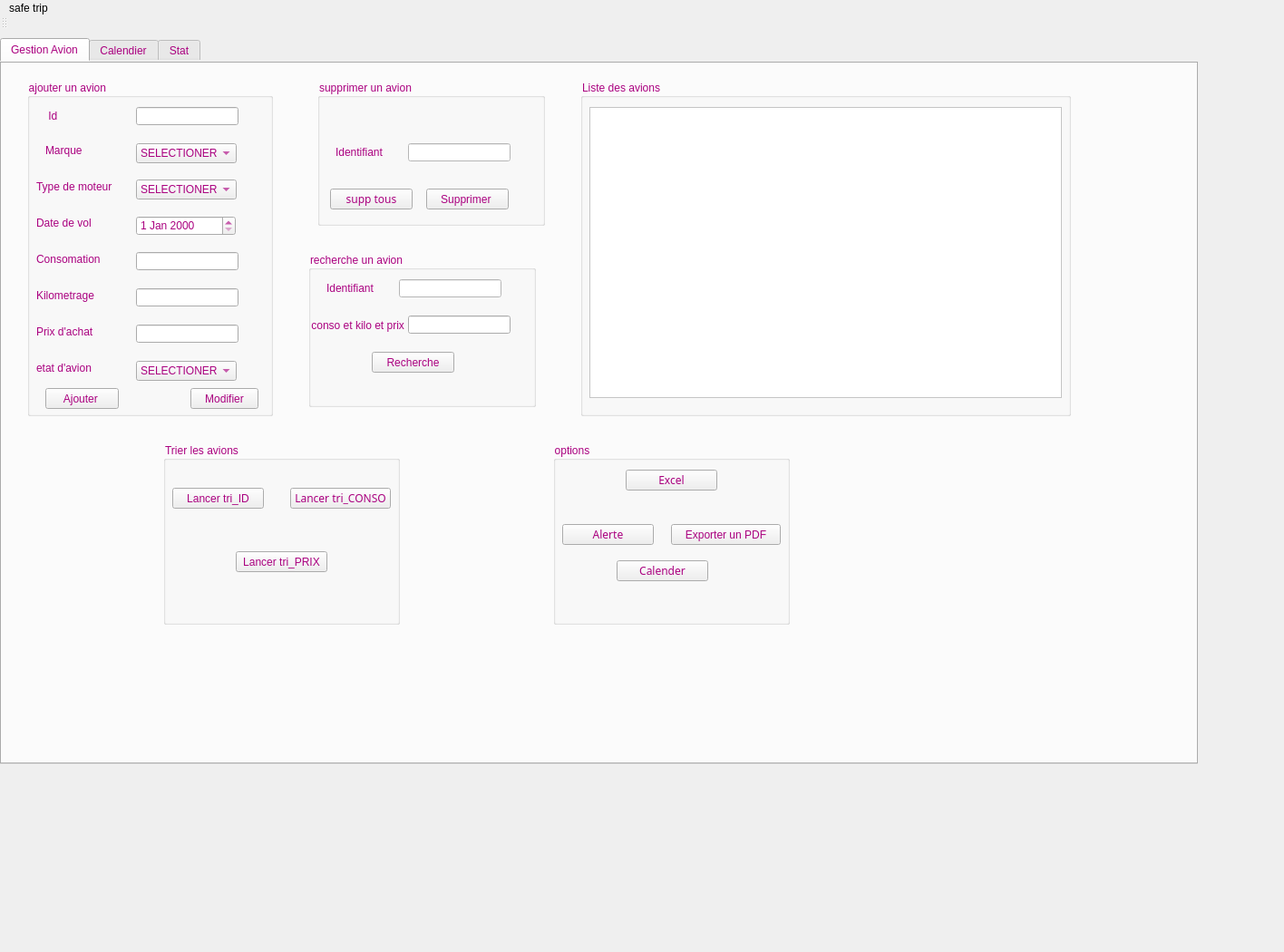
<?xml version="1.0" encoding="UTF-8"?>
<ui version="4.0">
 <class>MainWindow</class>
 <widget class="QMainWindow" name="MainWindow">
  <property name="geometry">
   <rect>
    <x>0</x>
    <y>0</y>
    <width>1416</width>
    <height>1050</height>
   </rect>
  </property>
  <property name="windowTitle">
   <string>MainWindow</string>
  </property>
  <property name="styleSheet">
   <string notr="true">
border-color: rgb(255, 255, 255);
border-color: rgb(85, 255, 0);
</string>
  </property>
  <widget class="QWidget" name="centralwidget">
   <widget class="QTabWidget" name="tabWidget">
    <property name="geometry">
     <rect>
      <x>0</x>
      <y>10</y>
      <width>1321</width>
      <height>801</height>
     </rect>
    </property>
    <property name="styleSheet">
     <string notr="true">color: rgb(170, 0, 127);</string>
    </property>
    <property name="currentIndex">
     <number>0</number>
    </property>
    <widget class="QWidget" name="tab_3">
     <attribute name="title">
      <string>Gestion Avion</string>
     </attribute>
     <widget class="QGroupBox" name="groupBox_7">
      <property name="geometry">
       <rect>
        <x>180</x>
        <y>420</y>
        <width>261</width>
        <height>201</height>
       </rect>
      </property>
      <property name="styleSheet">
       <string notr="true"/>
      </property>
      <property name="title">
       <string>Trier les avions</string>
      </property>
      <widget class="QLabel" name="label_17">
       <property name="geometry">
        <rect>
         <x>50</x>
         <y>50</y>
         <width>47</width>
         <height>14</height>
        </rect>
       </property>
       <property name="text">
        <string/>
       </property>
      </widget>
      <widget class="QPushButton" name="pushButton_tri">
       <property name="geometry">
        <rect>
         <x>10</x>
         <y>50</y>
         <width>101</width>
         <height>23</height>
        </rect>
       </property>
       <property name="styleSheet">
        <string notr="true">font: 8pt &quot;Cascadia Code&quot;;
font: 8pt &quot;Cascadia Code&quot;;</string>
       </property>
       <property name="text">
        <string>Lancer tri_ID</string>
       </property>
      </widget>
      <widget class="QPushButton" name="pushButton_tri_conso">
       <property name="geometry">
        <rect>
         <x>140</x>
         <y>50</y>
         <width>111</width>
         <height>23</height>
        </rect>
       </property>
       <property name="font">
        <font>
         <family>Cascadia Code</family>
        </font>
       </property>
       <property name="text">
        <string>Lancer tri_CONSO</string>
       </property>
      </widget>
      <widget class="QPushButton" name="pushButton_triprix">
       <property name="geometry">
        <rect>
         <x>80</x>
         <y>120</y>
         <width>101</width>
         <height>23</height>
        </rect>
       </property>
       <property name="text">
        <string>Lancer tri_PRIX</string>
       </property>
      </widget>
     </widget>
     <widget class="QGroupBox" name="groupBox_4">
      <property name="geometry">
       <rect>
        <x>340</x>
        <y>210</y>
        <width>251</width>
        <height>171</height>
       </rect>
      </property>
      <property name="styleSheet">
       <string notr="true"/>
      </property>
      <property name="title">
       <string>recherche un avion</string>
      </property>
      <widget class="QLabel" name="label_14">
       <property name="geometry">
        <rect>
         <x>20</x>
         <y>30</y>
         <width>71</width>
         <height>20</height>
        </rect>
       </property>
       <property name="text">
        <string>Identifiant</string>
       </property>
      </widget>
      <widget class="QLineEdit" name="lineEdit_id3">
       <property name="geometry">
        <rect>
         <x>100</x>
         <y>30</y>
         <width>113</width>
         <height>20</height>
        </rect>
       </property>
       <property name="styleSheet">
        <string notr="true">background-color: rgb(255, 255, 255);</string>
       </property>
      </widget>
      <widget class="QPushButton" name="pushButton_chercher_avion">
       <property name="geometry">
        <rect>
         <x>70</x>
         <y>110</y>
         <width>91</width>
         <height>23</height>
        </rect>
       </property>
       <property name="styleSheet">
        <string notr="true">font: 8pt &quot;Cascadia Code&quot;;</string>
       </property>
       <property name="text">
        <string>Recherche</string>
       </property>
      </widget>
      <widget class="QLineEdit" name="search_avion">
       <property name="geometry">
        <rect>
         <x>110</x>
         <y>70</y>
         <width>113</width>
         <height>20</height>
        </rect>
       </property>
      </widget>
      <widget class="QLabel" name="label_6">
       <property name="geometry">
        <rect>
         <x>0</x>
         <y>60</y>
         <width>111</width>
         <height>41</height>
        </rect>
       </property>
       <property name="text">
        <string> conso et kilo et prix</string>
       </property>
      </widget>
     </widget>
     <widget class="QGroupBox" name="groupBox">
      <property name="geometry">
       <rect>
        <x>30</x>
        <y>20</y>
        <width>271</width>
        <height>371</height>
       </rect>
      </property>
      <property name="styleSheet">
       <string notr="true">
font: 8pt &quot;Cascadia Code&quot;;

</string>
      </property>
      <property name="title">
       <string>ajouter un avion </string>
      </property>
      <widget class="QLabel" name="label">
       <property name="geometry">
        <rect>
         <x>52</x>
         <y>62</y>
         <width>91</width>
         <height>16</height>
        </rect>
       </property>
       <property name="text">
        <string/>
       </property>
      </widget>
      <widget class="QLabel" name="label_2">
       <property name="geometry">
        <rect>
         <x>10</x>
         <y>30</y>
         <width>81</width>
         <height>20</height>
        </rect>
       </property>
       <property name="text">
        <string>    Id</string>
       </property>
      </widget>
      <widget class="QLabel" name="label_3">
       <property name="geometry">
        <rect>
         <x>20</x>
         <y>70</y>
         <width>61</width>
         <height>16</height>
        </rect>
       </property>
       <property name="text">
        <string>Marque</string>
       </property>
      </widget>
      <widget class="QLabel" name="label_4">
       <property name="geometry">
        <rect>
         <x>10</x>
         <y>150</y>
         <width>81</width>
         <height>16</height>
        </rect>
       </property>
       <property name="text">
        <string>Date de vol</string>
       </property>
      </widget>
      <widget class="QLabel" name="label_8">
       <property name="geometry">
        <rect>
         <x>10</x>
         <y>110</y>
         <width>101</width>
         <height>16</height>
        </rect>
       </property>
       <property name="text">
        <string>Type de moteur</string>
       </property>
      </widget>
      <widget class="QLabel" name="label_9">
       <property name="geometry">
        <rect>
         <x>70</x>
         <y>380</y>
         <width>47</width>
         <height>14</height>
        </rect>
       </property>
       <property name="text">
        <string/>
       </property>
      </widget>
      <widget class="QLabel" name="label_10">
       <property name="geometry">
        <rect>
         <x>10</x>
         <y>190</y>
         <width>81</width>
         <height>16</height>
        </rect>
       </property>
       <property name="text">
        <string>Consomation</string>
       </property>
      </widget>
      <widget class="QLabel" name="label_11">
       <property name="geometry">
        <rect>
         <x>10</x>
         <y>230</y>
         <width>81</width>
         <height>16</height>
        </rect>
       </property>
       <property name="text">
        <string>Kilometrage</string>
       </property>
      </widget>
      <widget class="QLabel" name="label_12">
       <property name="geometry">
        <rect>
         <x>10</x>
         <y>270</y>
         <width>81</width>
         <height>16</height>
        </rect>
       </property>
       <property name="text">
        <string>Prix d'achat</string>
       </property>
      </widget>
      <widget class="QLabel" name="label_5">
       <property name="geometry">
        <rect>
         <x>10</x>
         <y>310</y>
         <width>91</width>
         <height>16</height>
        </rect>
       </property>
       <property name="text">
        <string>etat d'avion</string>
       </property>
      </widget>
      <widget class="QLineEdit" name="lineEdit_id_avion">
       <property name="geometry">
        <rect>
         <x>120</x>
         <y>30</y>
         <width>113</width>
         <height>20</height>
        </rect>
       </property>
      </widget>
      <widget class="QLineEdit" name="lineEdit_consomation">
       <property name="geometry">
        <rect>
         <x>120</x>
         <y>190</y>
         <width>113</width>
         <height>20</height>
        </rect>
       </property>
      </widget>
      <widget class="QLineEdit" name="lineEdit_kilometrage">
       <property name="geometry">
        <rect>
         <x>120</x>
         <y>230</y>
         <width>113</width>
         <height>20</height>
        </rect>
       </property>
      </widget>
      <widget class="QLineEdit" name="lineEdit_prix">
       <property name="geometry">
        <rect>
         <x>120</x>
         <y>270</y>
         <width>113</width>
         <height>20</height>
        </rect>
       </property>
      </widget>
      <widget class="QPushButton" name="pushButton_ajouter_avion">
       <property name="geometry">
        <rect>
         <x>20</x>
         <y>340</y>
         <width>81</width>
         <height>23</height>
        </rect>
       </property>
       <property name="text">
        <string>Ajouter </string>
       </property>
      </widget>
      <widget class="QPushButton" name="pushButton">
       <property name="geometry">
        <rect>
         <x>180</x>
         <y>340</y>
         <width>75</width>
         <height>23</height>
        </rect>
       </property>
       <property name="text">
        <string>Modifier</string>
       </property>
      </widget>
      <widget class="QDateEdit" name="dateEdit_vol">
       <property name="geometry">
        <rect>
         <x>120</x>
         <y>150</y>
         <width>110</width>
         <height>22</height>
        </rect>
       </property>
      </widget>
      <widget class="QComboBox" name="comboBox_etat">
       <property name="geometry">
        <rect>
         <x>120</x>
         <y>310</y>
         <width>111</width>
         <height>22</height>
        </rect>
       </property>
       <item>
        <property name="text">
         <string>SELECTIONER</string>
        </property>
       </item>
       <item>
        <property name="text">
         <string>Pret</string>
        </property>
       </item>
       <item>
        <property name="text">
         <string>En reparation</string>
        </property>
       </item>
       <item>
        <property name="text">
         <string>En panne</string>
        </property>
       </item>
      </widget>
      <widget class="QComboBox" name="comboBox_marque">
       <property name="geometry">
        <rect>
         <x>120</x>
         <y>70</y>
         <width>111</width>
         <height>22</height>
        </rect>
       </property>
       <item>
        <property name="text">
         <string>SELECTIONER</string>
        </property>
       </item>
       <item>
        <property name="text">
         <string>Bombardier</string>
        </property>
       </item>
       <item>
        <property name="text">
         <string>Beechcraft</string>
        </property>
       </item>
       <item>
        <property name="text">
         <string>Dassault</string>
        </property>
       </item>
       <item>
        <property name="text">
         <string>Boeing</string>
        </property>
       </item>
      </widget>
      <widget class="QComboBox" name="comboBox_type">
       <property name="geometry">
        <rect>
         <x>120</x>
         <y>110</y>
         <width>111</width>
         <height>22</height>
        </rect>
       </property>
       <item>
        <property name="text">
         <string>SELECTIONER</string>
        </property>
       </item>
       <item>
        <property name="text">
         <string>turboréacteurs</string>
        </property>
       </item>
       <item>
        <property name="text">
         <string>turbopropulseurs</string>
        </property>
       </item>
       <item>
        <property name="text">
         <string>turbomoteurs</string>
        </property>
       </item>
       <item>
        <property name="text">
         <string>statoréacteurs</string>
        </property>
       </item>
       <item>
        <property name="text">
         <string> moteurs à pistons</string>
        </property>
       </item>
      </widget>
     </widget>
     <widget class="QGroupBox" name="groupBox_8">
      <property name="geometry">
       <rect>
        <x>610</x>
        <y>420</y>
        <width>261</width>
        <height>201</height>
       </rect>
      </property>
      <property name="styleSheet">
       <string notr="true"/>
      </property>
      <property name="title">
       <string>options</string>
      </property>
      <widget class="QLabel" name="label_18">
       <property name="geometry">
        <rect>
         <x>50</x>
         <y>50</y>
         <width>47</width>
         <height>14</height>
        </rect>
       </property>
       <property name="text">
        <string/>
       </property>
      </widget>
      <widget class="QPushButton" name="pushButton_exportPDF">
       <property name="geometry">
        <rect>
         <x>130</x>
         <y>90</y>
         <width>121</width>
         <height>23</height>
        </rect>
       </property>
       <property name="styleSheet">
        <string notr="true">font: 8pt &quot;Cascadia Code&quot;;
font: 8pt &quot;Cascadia Code&quot;;</string>
       </property>
       <property name="text">
        <string>Exporter un PDF</string>
       </property>
      </widget>
      <widget class="QPushButton" name="pushButton_alerte">
       <property name="geometry">
        <rect>
         <x>10</x>
         <y>90</y>
         <width>101</width>
         <height>23</height>
        </rect>
       </property>
       <property name="font">
        <font>
         <family>Cascadia Code</family>
        </font>
       </property>
       <property name="text">
        <string>Alerte</string>
       </property>
      </widget>
      <widget class="QPushButton" name="pushButton_alerte_2">
       <property name="geometry">
        <rect>
         <x>70</x>
         <y>130</y>
         <width>101</width>
         <height>23</height>
        </rect>
       </property>
       <property name="font">
        <font>
         <family>Cascadia Code</family>
        </font>
       </property>
       <property name="text">
        <string>Calender</string>
       </property>
      </widget>
      <widget class="QPushButton" name="Excel">
       <property name="geometry">
        <rect>
         <x>80</x>
         <y>30</y>
         <width>101</width>
         <height>23</height>
        </rect>
       </property>
       <property name="font">
        <font>
         <family>Cascadia Code</family>
        </font>
       </property>
       <property name="text">
        <string>Excel</string>
       </property>
      </widget>
     </widget>
     <widget class="QGroupBox" name="groupBox_3">
      <property name="geometry">
       <rect>
        <x>350</x>
        <y>20</y>
        <width>251</width>
        <height>161</height>
       </rect>
      </property>
      <property name="styleSheet">
       <string notr="true"/>
      </property>
      <property name="title">
       <string>supprimer un avion</string>
      </property>
      <widget class="QLabel" name="label_13">
       <property name="geometry">
        <rect>
         <x>20</x>
         <y>70</y>
         <width>71</width>
         <height>20</height>
        </rect>
       </property>
       <property name="text">
        <string>Identifiant</string>
       </property>
      </widget>
      <widget class="QLineEdit" name="lineEdit_id2">
       <property name="geometry">
        <rect>
         <x>100</x>
         <y>70</y>
         <width>113</width>
         <height>20</height>
        </rect>
       </property>
       <property name="styleSheet">
        <string notr="true">background-color: rgb(255, 255, 255);</string>
       </property>
      </widget>
      <widget class="QPushButton" name="pushButton_supprimer_avion">
       <property name="geometry">
        <rect>
         <x>120</x>
         <y>120</y>
         <width>91</width>
         <height>23</height>
        </rect>
       </property>
       <property name="styleSheet">
        <string notr="true">font: 8pt &quot;Cascadia Code&quot;;</string>
       </property>
       <property name="text">
        <string>Supprimer </string>
       </property>
      </widget>
      <widget class="QPushButton" name="pushButton_supptous">
       <property name="geometry">
        <rect>
         <x>14</x>
         <y>120</y>
         <width>91</width>
         <height>23</height>
        </rect>
       </property>
       <property name="font">
        <font>
         <family>Cascadia Code</family>
        </font>
       </property>
       <property name="text">
        <string>supp tous</string>
       </property>
      </widget>
     </widget>
     <widget class="QGroupBox" name="groupBox_5">
      <property name="geometry">
       <rect>
        <x>640</x>
        <y>20</y>
        <width>541</width>
        <height>371</height>
       </rect>
      </property>
      <property name="title">
       <string>Liste des avions</string>
      </property>
      <widget class="QTableView" name="tableView_avions">
       <property name="geometry">
        <rect>
         <x>10</x>
         <y>30</y>
         <width>521</width>
         <height>321</height>
        </rect>
       </property>
       <property name="styleSheet">
        <string notr="true">background-color: rgb(255, 255, 255);</string>
       </property>
      </widget>
     </widget>
    </widget>
    <widget class="QWidget" name="tab">
     <property name="whatsThis">
      <string>&lt;html&gt;&lt;head/&gt;&lt;body&gt;&lt;p&gt;Calendier&lt;/p&gt;&lt;p&gt;&lt;br/&gt;&lt;/p&gt;&lt;/body&gt;&lt;/html&gt;</string>
     </property>
     <attribute name="title">
      <string>Calendier</string>
     </attribute>
     <widget class="QPushButton" name="pushButton_add">
      <property name="geometry">
       <rect>
        <x>550</x>
        <y>230</y>
        <width>93</width>
        <height>28</height>
       </rect>
      </property>
      <property name="text">
       <string>add</string>
      </property>
     </widget>
     <widget class="QLabel" name="label_16">
      <property name="geometry">
       <rect>
        <x>430</x>
        <y>170</y>
        <width>72</width>
        <height>15</height>
       </rect>
      </property>
      <property name="text">
       <string>Etat</string>
      </property>
     </widget>
     <widget class="QCalendarWidget" name="calendarWidget">
      <property name="geometry">
       <rect>
        <x>40</x>
        <y>10</y>
        <width>331</width>
        <height>291</height>
       </rect>
      </property>
      <property name="firstDayOfWeek">
       <enum>Qt::Sunday</enum>
      </property>
      <property name="gridVisible">
       <bool>true</bool>
      </property>
     </widget>
     <widget class="QLineEdit" name="lineEdit_id_avion_3">
      <property name="geometry">
       <rect>
        <x>470</x>
        <y>170</y>
        <width>261</width>
        <height>21</height>
       </rect>
      </property>
     </widget>
     <zorder>calendarWidget</zorder>
     <zorder>pushButton_add</zorder>
     <zorder>label_16</zorder>
     <zorder>lineEdit_id_avion_3</zorder>
    </widget>
    <widget class="QWidget" name="tab_4">
     <attribute name="title">
      <string>Stat</string>
     </attribute>
     <widget class="QCustomPlot" name="customplot" native="true">
      <property name="geometry">
       <rect>
        <x>50</x>
        <y>39</y>
        <width>691</width>
        <height>421</height>
       </rect>
      </property>
     </widget>
     <widget class="QPushButton" name="pushButton_statistic_event">
      <property name="geometry">
       <rect>
        <x>50</x>
        <y>10</y>
        <width>101</width>
        <height>23</height>
       </rect>
      </property>
      <property name="text">
       <string>STAT PAR PRIX</string>
      </property>
     </widget>
    </widget>
   </widget>
  </widget>
  <widget class="QMenuBar" name="menubar">
   <property name="geometry">
    <rect>
     <x>0</x>
     <y>0</y>
     <width>1416</width>
     <height>22</height>
    </rect>
   </property>
   <widget class="QMenu" name="menuavion">
    <property name="font">
     <font>
      <family>Cascadia Code</family>
     </font>
    </property>
    <property name="title">
     <string>safe trip</string>
    </property>
   </widget>
   <addaction name="menuavion"/>
  </widget>
  <widget class="QStatusBar" name="statusbar"/>
  <widget class="QToolBar" name="toolBar">
   <property name="windowTitle">
    <string>toolBar</string>
   </property>
   <attribute name="toolBarArea">
    <enum>TopToolBarArea</enum>
   </attribute>
   <attribute name="toolBarBreak">
    <bool>false</bool>
   </attribute>
  </widget>
 </widget>
 <customwidgets>
  <customwidget>
   <class>QCustomPlot</class>
   <extends>QWidget</extends>
   <header>qcustomplot.h</header>
   <container>1</container>
  </customwidget>
 </customwidgets>
 <resources/>
 <connections/>
</ui>
